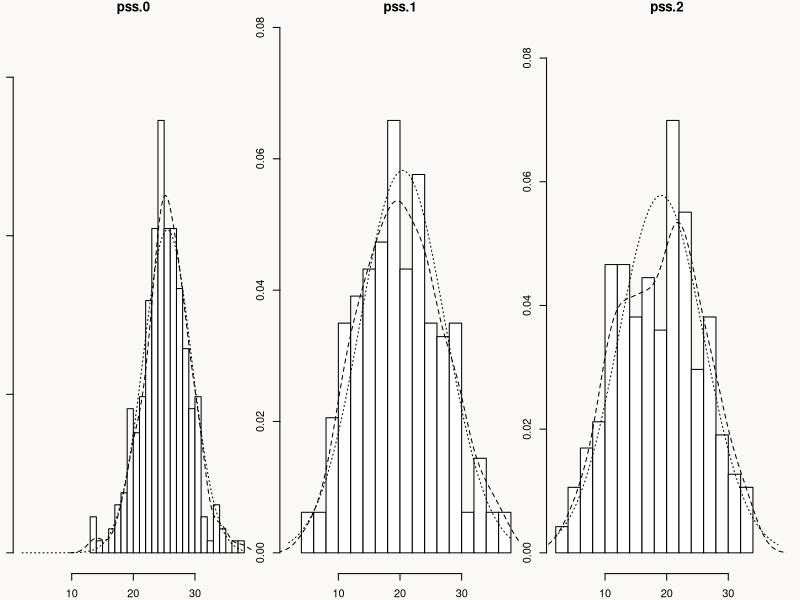

This chart was generated by the following R code:
## ---- chunk 1
knitr::opts_chunk$set(cache=TRUE, comment = "#>", background = '#F7F7F7')
## ---- chunk 2
library(psych)
library(tidyverse)
data <- read.csv("data/data.csv")
par(bg = "#faf9f8")
multi.hist(data %>% select(pss.0, pss.1, pss.2), ncol = 3)
